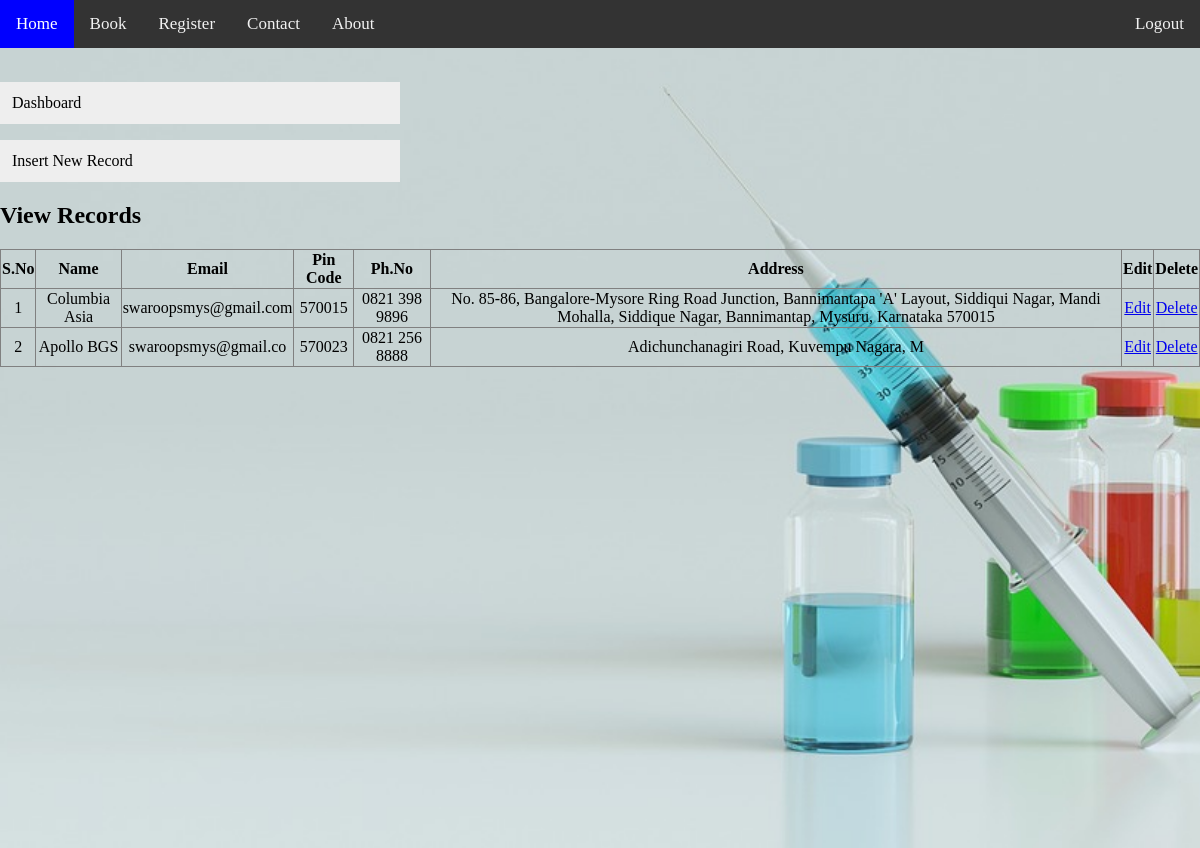
The page /web/view.php on the database its author committed.
### tables this page shows
CREATE TABLE `hospital` (
  `id` int(11) NOT NULL,
  `name` varchar(20) NOT NULL,
  `email` varchar(40) NOT NULL,
  `pin` bigint(20) NOT NULL,
  `ph` varchar(20) NOT NULL,
  `address` varchar(240) NOT NULL
);

### web/view.php (the view, shortened to what this page needs)
<?php
 $connection = mysqli_connect('localhost','root','','demo')
 or die('Error connecting to MySQL server.');
 ?>
 <!DOCTYPE html>
<html>
<link rel="stylesheet" href="order.css">
<body>
<div class="topnav">
  <a  href="#home">Home</a>
  <a  href="book.php">Book</a>
  <a href="not.php">Register</a>
  <a href="contact.html">Contact</a>
  <a href="about.html">About</a>
  <a style="float:right" href="order.html">Logout</a></li>
</div>
<div class="bg">
<div class="vertical-menu">
<br>
<p><a href="admin.php">Dashboard</a></p>
<p> <a href="insert.php">Insert New Record</a></p>
<h2>View Records</h2>
</div>
<table width="100%" border="1" style="border-collapse:collapse;">
<thead>
<tr>
<th><strong>S.No</strong></th>
<th><strong>Name</strong></th>
<th><strong>Email</strong></th>
<th><strong>Pin Code</strong></th>
<th><strong>Ph.No</strong></th>
<th><strong>Address</strong></th>
<th><strong>Edit</strong></th>
<th><strong>Delete</strong></th>
</tr>
</thead>
<tbody>
<?php
$count=1;
$sel_query="Select * from hospital ORDER BY id desc;";
$result = mysqli_query($connection,$sel_query);
while($row = mysqli_fetch_assoc($result)) { ?>
<tr><td align="center"><?php echo $count; ?></td>
<td align="center"><?php echo $row["name"]; ?></td>
<td align="center"><?php echo $row["email"]; ?></td>
<td align="center"><?php echo $row["pin"]; ?></td>
<td align="center"><?php echo $row["ph"]; ?></td>
<td align="center"><?php echo $row["address"]; ?></td>
<td align="center">
<a href="edit.php?id=<?php echo $row["id"]; ?>">Edit</a>
</td>
<td align="center">
<a href="delete.php?id=<?php echo $row["id"]; ?>">Delete</a>
</td>
</tr>
<?php $count++; } ?>
</tbody>
</table>
</body>
</html>

### web/order.css (style rules this page uses)
.topnav { background-color: #333; overflow: hidden; }
.topnav a { float: left; color: #f2f2f2; text-align: center; padding: 14px 16px; text-decoration: none; font-size: 17px; font-family:"Comic Sans MS"; }
body, html { height: 100%; }
* { box-sizing: border-box; }

### web/view.php (style rules this page uses)
.vertical-menu { width: 400px; }
.vertical-menu a { background-color: #eee; color: black; display: block; padding: 12px; text-decoration: none; }
body, html { height: 100%; margin: 0; }
.bg { background-image: url("injection.jpg"); height: 100%; background-position: center; background-repeat: no-repeat; background-size: cover; }

### rows shown on the page
hospital: name "Columbia Asia", email "swaroopsmys@gmail.com", pin "570015", ph "0821 398 9896", address "No. 85-86, Bangalore-Mysore Ring Road Junction, Bannimantapa 'A' Layout, Siddiqui Nagar, Mandi Mohalla, Siddique Nagar, Bannimantap, Mysuru, Karnataka 570015"
hospital: name "Apollo BGS", email "swaroopsmys@gmail.co", pin "570023", ph "0821 256 8888", address "Adichunchanagiri Road, Kuvempu Nagara, M"
